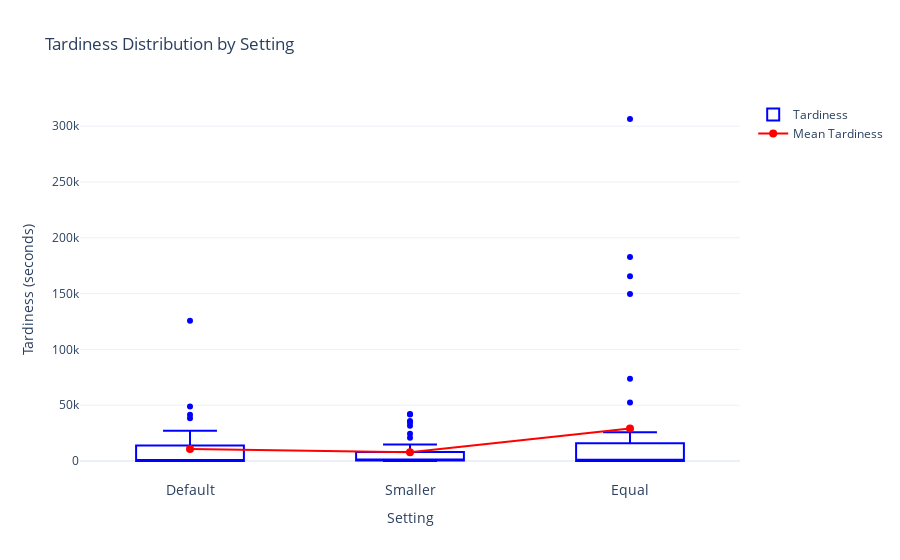

Here is the notebook cell this chart was saved with:
### Code cell
import pandas as pd
import plotly.graph_objects as go

# Load data from Excel
excel_file = 'OVERALL RESULT.xlsx'
sheet_name = 'plot_CL'
df = pd.read_excel(excel_file, sheet_name=sheet_name, dtype={'Setting': str})
# setting_order = ['Low Exploration fraction', 'Medium Exploration fraction', 'High Exploration fraction']
# setting_order = ['1e-3', '1e-4', '1e-5']
setting_order = ['Default', 'Smaller', 'Equal']
df['Setting'] = pd.Categorical(df['Setting'], categories=setting_order)
display(df)

# Create a boxplot
fig = go.Figure()

# Add boxplot trace
fig.add_trace(go.Box(
    x=df['Setting'], 
    y=df['Tardiness'],
    boxpoints='outliers',
    fillcolor='white',
    marker=dict(color='blue'),
    line=dict(color='blue'),
    name='Tardiness'
))

# Calculate mean for each Setting and add as a scatter trace
mean_values = df.groupby('Setting')['Tardiness'].mean().reset_index()

fig.add_trace(go.Scatter(
    x=mean_values['Setting'],
    y=mean_values['Tardiness'],
    mode='lines+markers',
    line=dict(color='red'),
    marker=dict(color='red', size=8),
    name='Mean Tardiness'
))

# Customize layout
fig.update_layout(
    title='Tardiness Distribution by Setting',
    xaxis_title='Setting',
    yaxis_title='Tardiness (seconds)',
    template='plotly_white',
    xaxis=dict(
        tickfont=dict(size=14)  # Adjust the font size of x-axis labels here
    )
)

# Show the plot
fig.show()

### Figure 1 — Plotly figure (JSON) as saved in the notebook; plotly's stock layout.template omitted (floating-point values rounded to 4 significant figures)
{"data": [{"boxpoints": "outliers", "fillcolor": "white", "line": {"color": "blue"}, "marker": {"color": "blue"}, "name": "Tardiness", "type": "box", "x": ["Default", "Default", "Default", "Default", "Default", "Default", "Default", "Default", "Default", "Default", "Default", "Default", "Default", "Default", "Default", "Default", "Default", "Default", "Default", "Default", "Default", "Default", "Default", "Default", "Default", "Default", "Default", "Default", "Default", "Default", "Default", "Default", "Default", "Default", "Default", "Default", "Smaller", "Smaller", "Smaller", "Smaller", "Smaller", "Smaller", "Smaller", "Smaller", "Smaller", "Smaller", "Smaller", "Smaller", "Smaller", "Smaller", "Smaller", "Smaller", "Smaller", "Smaller", "Smaller", "Smaller", "Smaller", "Smaller", "Smaller", "Smaller", "Smaller", "Smaller", "Smaller", "Smaller", "Smaller", "Smaller", "Smaller", "Smaller", "Smaller", "Smaller", "Smaller", "Smaller", "Equal", "Equal", "Equal", "Equal", "Equal", "Equal", "Equal", "Equal", "Equal", "Equal", "Equal", "Equal", "Equal", "Equal", "Equal", "Equal", "Equal", "Equal", "Equal", "Equal", "Equal", "Equal", "Equal", "Equal", "Equal", "Equal", "Equal", "Equal", "Equal", "Equal", "Equal", "Equal", "Equal", "Equal", "Equal", "Equal"], "y": [125720, 0, 0, 0, 0, 48810.0, 26050.0, 0, 0, 17380.0, 0, 0, 41370.0, 0, 0, 0, 0, 390, 0, 110, 0, 24550.0, 38270.0, 13140.0, 0, 0, 11130.0, 14840, 0, 0, 27060.0, 0, 0, 0, 0, 0, 31560.0, 0, 35880.0, 0, 20870.0, 3303.0, 914.5, 70, 34390.0, 1410, 5040, 160, 11010.0, 1160, 570, 380, 660, 1420, 1360, 1040, 24390.0, 800, 41620.0, 1920, 70, 160, 1310, 1860, 450, 0, 1140, 640, 14740.0, 460, 42130, 260, 182800.0, 560, 0, 149700.0, 0, 306400.0, 165500.0, 5940, 0, 1120, 16090.0, 0, 9962.0, 0, 11430.0, 470, 1273.0, 1860, 70, 0, 930, 30, 52330.0, 0, 0, 20220.0, 230, 25710.0, 0, 0, 15592, 73670.0, 1460, 0, 1560, 2850]}, {"line": {"color": "red"}, "marker": {"color": "red", "size": 8}, "mode": "lines+markers", "name": "Mean Tardiness", "type": "scatter", "x": ["Default", "Smaller", "Equal"], "y": [10800.0, 7865.0, 29100.0]}], "layout": {"title": {"text": "Tardiness Distribution by Setting"}, "xaxis": {"tickfont": {"size": 14}, "title": {"text": "Setting"}}, "yaxis": {"title": {"text": "Tardiness (seconds)"}}}}
